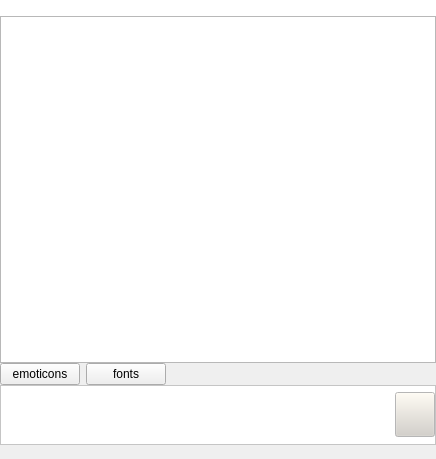
<ui version="4.0" >
 <author></author>
 <comment></comment>
 <exportmacro></exportmacro>
 <class>ChatRoomWidget</class>
 <widget class="QWidget" name="ChatRoomWidget" >
  <property name="geometry" >
   <rect>
    <x>0</x>
    <y>0</y>
    <width>436</width>
    <height>459</height>
   </rect>
  </property>
  <property name="windowTitle" >
   <string>Wengophone ChatRoom</string>
  </property>
  <layout class="QGridLayout" >
   <property name="margin" >
    <number>0</number>
   </property>
   <property name="spacing" >
    <number>0</number>
   </property>
   <item row="4" column="0" >
    <widget class="QLabel" name="typingStateLabel" >
     <property name="text" >
      <string/>
     </property>
    </widget>
   </item>
   <item row="2" column="0" >
    <layout class="QHBoxLayout" >
     <property name="margin" >
      <number>0</number>
     </property>
     <property name="spacing" >
      <number>6</number>
     </property>
     <item>
      <widget class="QPushButton" name="emoticonsButton" >
       <property name="text" >
        <string>emoticons</string>
       </property>
      </widget>
     </item>
     <item>
      <widget class="QPushButton" name="fontButton" >
       <property name="text" >
        <string>fonts</string>
       </property>
      </widget>
     </item>
     <item>
      <spacer>
       <property name="orientation" >
        <enum>Qt::Horizontal</enum>
       </property>
       <property name="sizeHint" >
        <size>
         <width>40</width>
         <height>20</height>
        </size>
       </property>
      </spacer>
     </item>
    </layout>
   </item>
   <item row="3" column="0" >
    <widget class="QFrame" name="frame" >
     <property name="maximumSize" >
      <size>
       <width>16777215</width>
       <height>60</height>
      </size>
     </property>
     <property name="palette" >
      <palette>
       <active>
        <color>
         <red>0</red>
         <green>0</green>
         <blue>0</blue>
        </color>
        <color>
         <red>212</red>
         <green>208</green>
         <blue>200</blue>
        </color>
        <color>
         <red>255</red>
         <green>255</green>
         <blue>255</blue>
        </color>
        <color>
         <red>234</red>
         <green>229</green>
         <blue>220</blue>
        </color>
        <color>
         <red>128</red>
         <green>128</green>
         <blue>128</blue>
        </color>
        <color>
         <red>141</red>
         <green>139</green>
         <blue>133</blue>
        </color>
        <color>
         <red>0</red>
         <green>0</green>
         <blue>0</blue>
        </color>
        <color>
         <red>255</red>
         <green>255</green>
         <blue>255</blue>
        </color>
        <color>
         <red>0</red>
         <green>0</green>
         <blue>0</blue>
        </color>
        <color>
         <red>255</red>
         <green>255</green>
         <blue>255</blue>
        </color>
        <color>
         <red>255</red>
         <green>255</green>
         <blue>255</blue>
        </color>
        <color>
         <red>64</red>
         <green>64</green>
         <blue>64</blue>
        </color>
        <color>
         <red>10</red>
         <green>36</green>
         <blue>106</blue>
        </color>
        <color>
         <red>255</red>
         <green>255</green>
         <blue>255</blue>
        </color>
        <color>
         <red>0</red>
         <green>0</green>
         <blue>255</blue>
        </color>
        <color>
         <red>255</red>
         <green>0</green>
         <blue>255</blue>
        </color>
        <color>
         <red>232</red>
         <green>232</green>
         <blue>232</blue>
        </color>
       </active>
       <inactive>
        <color>
         <red>0</red>
         <green>0</green>
         <blue>0</blue>
        </color>
        <color>
         <red>212</red>
         <green>208</green>
         <blue>200</blue>
        </color>
        <color>
         <red>255</red>
         <green>255</green>
         <blue>255</blue>
        </color>
        <color>
         <red>234</red>
         <green>229</green>
         <blue>220</blue>
        </color>
        <color>
         <red>128</red>
         <green>128</green>
         <blue>128</blue>
        </color>
        <color>
         <red>141</red>
         <green>139</green>
         <blue>133</blue>
        </color>
        <color>
         <red>0</red>
         <green>0</green>
         <blue>0</blue>
        </color>
        <color>
         <red>255</red>
         <green>255</green>
         <blue>255</blue>
        </color>
        <color>
         <red>0</red>
         <green>0</green>
         <blue>0</blue>
        </color>
        <color>
         <red>255</red>
         <green>255</green>
         <blue>255</blue>
        </color>
        <color>
         <red>255</red>
         <green>255</green>
         <blue>255</blue>
        </color>
        <color>
         <red>64</red>
         <green>64</green>
         <blue>64</blue>
        </color>
        <color>
         <red>212</red>
         <green>208</green>
         <blue>200</blue>
        </color>
        <color>
         <red>0</red>
         <green>0</green>
         <blue>0</blue>
        </color>
        <color>
         <red>0</red>
         <green>0</green>
         <blue>255</blue>
        </color>
        <color>
         <red>255</red>
         <green>0</green>
         <blue>255</blue>
        </color>
        <color>
         <red>232</red>
         <green>232</green>
         <blue>232</blue>
        </color>
       </inactive>
       <disabled>
        <color>
         <red>106</red>
         <green>104</green>
         <blue>100</blue>
        </color>
        <color>
         <red>212</red>
         <green>208</green>
         <blue>200</blue>
        </color>
        <color>
         <red>255</red>
         <green>255</green>
         <blue>255</blue>
        </color>
        <color>
         <red>233</red>
         <green>231</green>
         <blue>227</blue>
        </color>
        <color>
         <red>128</red>
         <green>128</green>
         <blue>128</blue>
        </color>
        <color>
         <red>141</red>
         <green>139</green>
         <blue>133</blue>
        </color>
        <color>
         <red>106</red>
         <green>104</green>
         <blue>100</blue>
        </color>
        <color>
         <red>255</red>
         <green>255</green>
         <blue>255</blue>
        </color>
        <color>
         <red>106</red>
         <green>104</green>
         <blue>100</blue>
        </color>
        <color>
         <red>255</red>
         <green>255</green>
         <blue>255</blue>
        </color>
        <color>
         <red>255</red>
         <green>255</green>
         <blue>255</blue>
        </color>
        <color>
         <red>0</red>
         <green>0</green>
         <blue>0</blue>
        </color>
        <color>
         <red>10</red>
         <green>36</green>
         <blue>106</blue>
        </color>
        <color>
         <red>255</red>
         <green>255</green>
         <blue>255</blue>
        </color>
        <color>
         <red>0</red>
         <green>0</green>
         <blue>255</blue>
        </color>
        <color>
         <red>255</red>
         <green>0</green>
         <blue>255</blue>
        </color>
        <color>
         <red>232</red>
         <green>232</green>
         <blue>232</blue>
        </color>
       </disabled>
      </palette>
     </property>
     <property name="autoFillBackground" >
      <bool>true</bool>
     </property>
     <property name="frameShape" >
      <enum>QFrame::StyledPanel</enum>
     </property>
     <property name="frameShadow" >
      <enum>QFrame::Raised</enum>
     </property>
     <layout class="QGridLayout" >
      <property name="margin" >
       <number>0</number>
      </property>
      <property name="spacing" >
       <number>0</number>
      </property>
      <item row="0" column="1" >
       <widget class="QPushButton" name="sendButton" >
        <property name="minimumSize" >
         <size>
          <width>0</width>
          <height>45</height>
         </size>
        </property>
        <property name="text" >
         <string/>
        </property>
        <property name="icon" >
         <iconset resource="../wengophone.qrc" >:/pics/chat_send_message.png</iconset>
        </property>
        <property name="flat" >
         <bool>false</bool>
        </property>
       </widget>
      </item>
      <item row="0" column="0" >
       <widget class="QTextEdit" name="chatEdit" >
        <property name="maximumSize" >
         <size>
          <width>16777215</width>
          <height>50</height>
         </size>
        </property>
        <property name="frameShape" >
         <enum>QFrame::NoFrame</enum>
        </property>
        <property name="frameShadow" >
         <enum>QFrame::Plain</enum>
        </property>
        <property name="html" >
         <string>&lt;html>&lt;head>&lt;meta name="qrichtext" content="1" />&lt;/head>&lt;body style=" white-space: pre-wrap; font-family:MS Shell Dlg; font-size:8.25pt; font-weight:400; font-style:normal; text-decoration:none;">&lt;p style="-qt-paragraph-type:empty; margin-top:0px; margin-bottom:0px; margin-left:0px; margin-right:0px; -qt-block-indent:0; text-indent:0px; font-size:8pt;">&lt;/p>&lt;/body>&lt;/html></string>
        </property>
       </widget>
      </item>
     </layout>
    </widget>
   </item>
   <item row="1" column="0" >
    <widget class="QTextBrowser" name="chatHistory" />
   </item>
   <item row="0" column="0" >
    <widget class="QFrame" name="contactListFrame" >
     <property name="minimumSize" >
      <size>
       <width>180</width>
       <height>16</height>
      </size>
     </property>
     <property name="palette" >
      <palette>
       <active>
        <color>
         <red>0</red>
         <green>0</green>
         <blue>0</blue>
        </color>
        <color>
         <red>212</red>
         <green>208</green>
         <blue>200</blue>
        </color>
        <color>
         <red>255</red>
         <green>255</green>
         <blue>255</blue>
        </color>
        <color>
         <red>234</red>
         <green>229</green>
         <blue>220</blue>
        </color>
        <color>
         <red>128</red>
         <green>128</green>
         <blue>128</blue>
        </color>
        <color>
         <red>141</red>
         <green>139</green>
         <blue>133</blue>
        </color>
        <color>
         <red>0</red>
         <green>0</green>
         <blue>0</blue>
        </color>
        <color>
         <red>255</red>
         <green>255</green>
         <blue>255</blue>
        </color>
        <color>
         <red>0</red>
         <green>0</green>
         <blue>0</blue>
        </color>
        <color>
         <red>255</red>
         <green>255</green>
         <blue>255</blue>
        </color>
        <color>
         <red>255</red>
         <green>255</green>
         <blue>255</blue>
        </color>
        <color>
         <red>64</red>
         <green>64</green>
         <blue>64</blue>
        </color>
        <color>
         <red>10</red>
         <green>36</green>
         <blue>106</blue>
        </color>
        <color>
         <red>255</red>
         <green>255</green>
         <blue>255</blue>
        </color>
        <color>
         <red>0</red>
         <green>0</green>
         <blue>255</blue>
        </color>
        <color>
         <red>255</red>
         <green>0</green>
         <blue>255</blue>
        </color>
        <color>
         <red>232</red>
         <green>232</green>
         <blue>232</blue>
        </color>
       </active>
       <inactive>
        <color>
         <red>0</red>
         <green>0</green>
         <blue>0</blue>
        </color>
        <color>
         <red>212</red>
         <green>208</green>
         <blue>200</blue>
        </color>
        <color>
         <red>255</red>
         <green>255</green>
         <blue>255</blue>
        </color>
        <color>
         <red>234</red>
         <green>229</green>
         <blue>220</blue>
        </color>
        <color>
         <red>128</red>
         <green>128</green>
         <blue>128</blue>
        </color>
        <color>
         <red>141</red>
         <green>139</green>
         <blue>133</blue>
        </color>
        <color>
         <red>0</red>
         <green>0</green>
         <blue>0</blue>
        </color>
        <color>
         <red>255</red>
         <green>255</green>
         <blue>255</blue>
        </color>
        <color>
         <red>0</red>
         <green>0</green>
         <blue>0</blue>
        </color>
        <color>
         <red>255</red>
         <green>255</green>
         <blue>255</blue>
        </color>
        <color>
         <red>255</red>
         <green>255</green>
         <blue>255</blue>
        </color>
        <color>
         <red>64</red>
         <green>64</green>
         <blue>64</blue>
        </color>
        <color>
         <red>212</red>
         <green>208</green>
         <blue>200</blue>
        </color>
        <color>
         <red>0</red>
         <green>0</green>
         <blue>0</blue>
        </color>
        <color>
         <red>0</red>
         <green>0</green>
         <blue>255</blue>
        </color>
        <color>
         <red>255</red>
         <green>0</green>
         <blue>255</blue>
        </color>
        <color>
         <red>232</red>
         <green>232</green>
         <blue>232</blue>
        </color>
       </inactive>
       <disabled>
        <color>
         <red>106</red>
         <green>104</green>
         <blue>100</blue>
        </color>
        <color>
         <red>212</red>
         <green>208</green>
         <blue>200</blue>
        </color>
        <color>
         <red>255</red>
         <green>255</green>
         <blue>255</blue>
        </color>
        <color>
         <red>233</red>
         <green>231</green>
         <blue>227</blue>
        </color>
        <color>
         <red>128</red>
         <green>128</green>
         <blue>128</blue>
        </color>
        <color>
         <red>141</red>
         <green>139</green>
         <blue>133</blue>
        </color>
        <color>
         <red>106</red>
         <green>104</green>
         <blue>100</blue>
        </color>
        <color>
         <red>255</red>
         <green>255</green>
         <blue>255</blue>
        </color>
        <color>
         <red>106</red>
         <green>104</green>
         <blue>100</blue>
        </color>
        <color>
         <red>255</red>
         <green>255</green>
         <blue>255</blue>
        </color>
        <color>
         <red>255</red>
         <green>255</green>
         <blue>255</blue>
        </color>
        <color>
         <red>0</red>
         <green>0</green>
         <blue>0</blue>
        </color>
        <color>
         <red>10</red>
         <green>36</green>
         <blue>106</blue>
        </color>
        <color>
         <red>255</red>
         <green>255</green>
         <blue>255</blue>
        </color>
        <color>
         <red>0</red>
         <green>0</green>
         <blue>255</blue>
        </color>
        <color>
         <red>255</red>
         <green>0</green>
         <blue>255</blue>
        </color>
        <color>
         <red>232</red>
         <green>232</green>
         <blue>232</blue>
        </color>
       </disabled>
      </palette>
     </property>
     <property name="autoFillBackground" >
      <bool>true</bool>
     </property>
     <property name="frameShape" >
      <enum>QFrame::NoFrame</enum>
     </property>
     <property name="frameShadow" >
      <enum>QFrame::Plain</enum>
     </property>
    </widget>
   </item>
  </layout>
 </widget>
 <pixmapfunction></pixmapfunction>
 <resources>
  <include location="../wengophone.qrc" />
 </resources>
 <connections/>
</ui>
